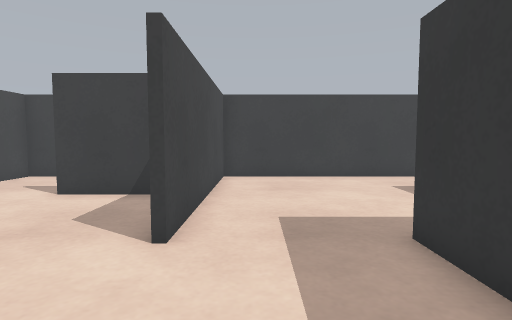
view 1 (above)

17 first-person views from a walk through a Webots world. The camera is 0.07 m above the floor, tilts 4° down and sees 80° across. The floor is counted in squares, 0.05 m on a side. Each view is taken from the middle of a square. On the plan, view 1 faces up. The plan holds only what a view shows up to about 14 squares ahead; the rest is blank. Robots are left out.

view 2
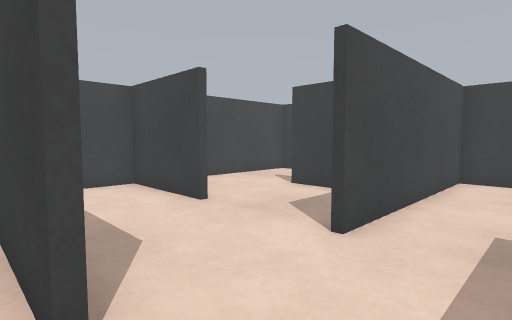

view 3
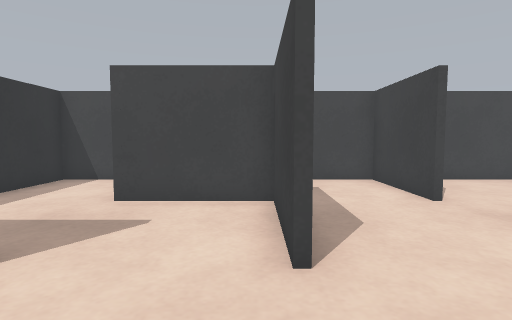

view 4
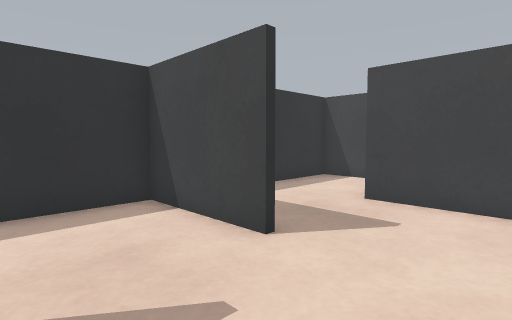

view 5
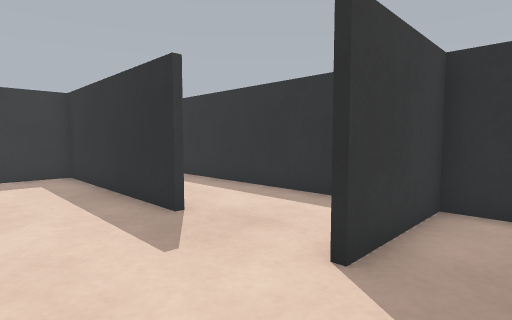

view 6
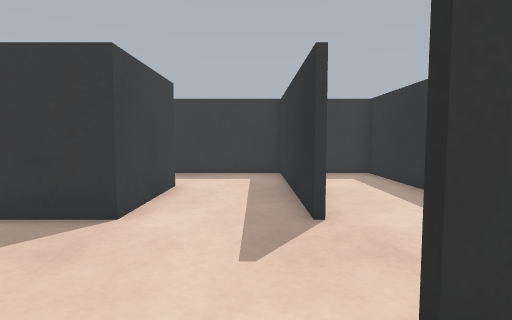

view 7
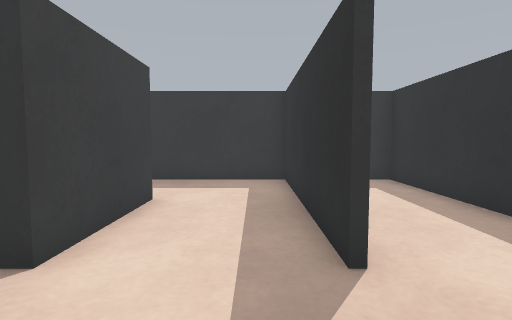

view 8
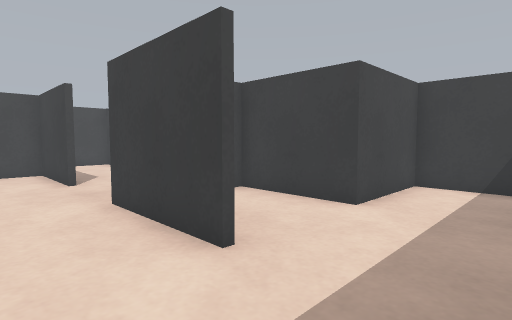

view 9
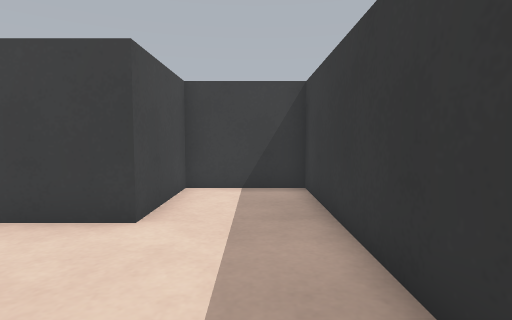

view 10
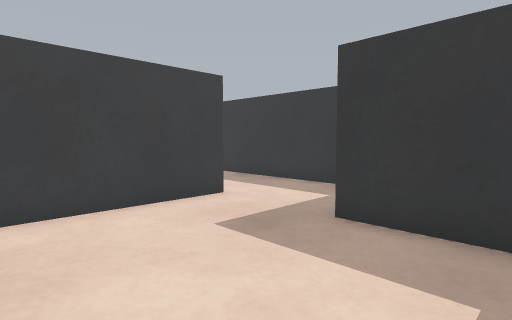

view 11
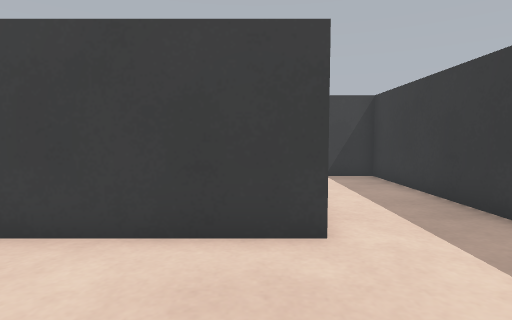

view 12
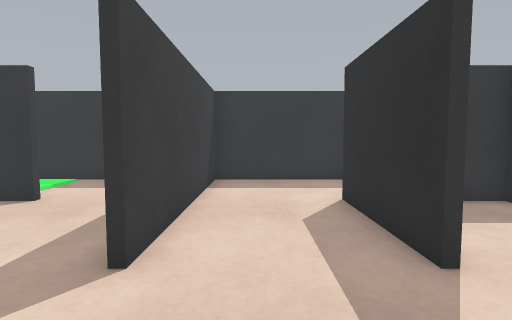

view 13
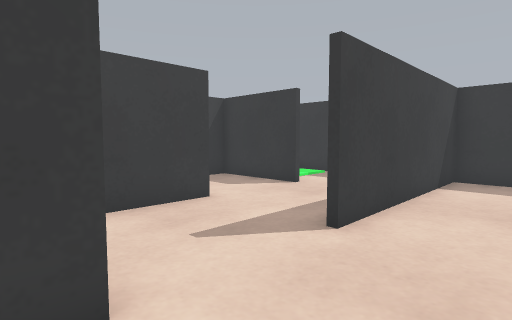

view 14
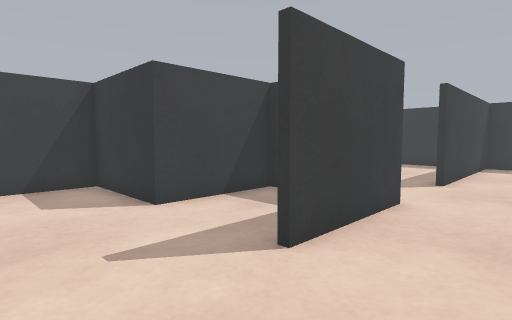

view 15
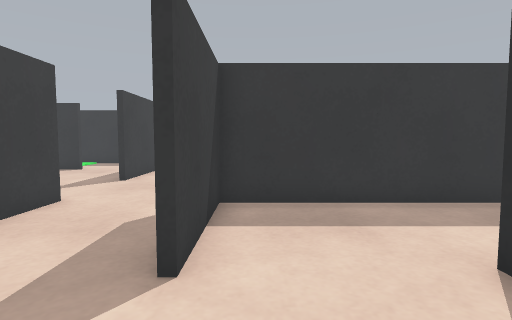

view 16
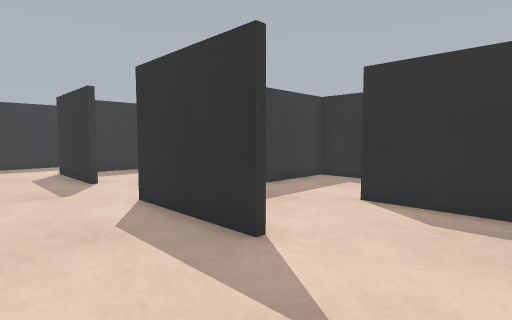

view 17
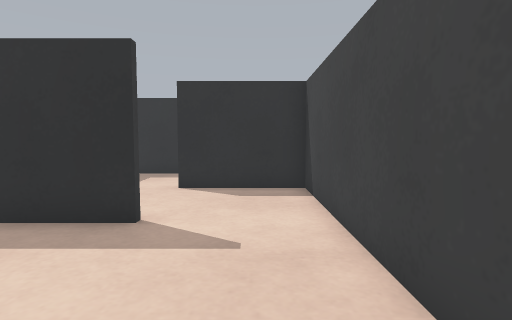

### Floor plan
Points are (right, up) in squares from view 1. A wall is a line through its corners. A room is listed if a view was taken in it or the views show most of it. See-through windows are left out.
Room 1 (views 1, 2, 3, 4, 5, 6, 7, 8, 9, 10, 11, 12, 13, 14, 15, 16, 17)
walls: (-2.6, 7.6) (-5, 7.6); (-4, 7.8) (-1.4, 7.8) (-1.4, 14.8) (-5, 14.8); (5.8, 11.4) (5.8, 13.8); (6.1, 11.2) (-1.2, 11.2) (-1.2, 4); (2.1, 15) (6, 15); (5.8, 5.2) (5.8, 7.9); (-4.8, 4) (-8.4, 4) (-8.4, 1.9); (9.4, 9.9) (9.4, 18.4) (2.1, 18.4); (-7.2, 11.2) (-8.4, 11.2) (-8.4, 6.4); (-5.1, 15) (-1.1, 15); (-1.1, 0.4) (-4.8, 0.4) (-4.8, -3.2); (-1.1, 18.4) (-5, 18.4); (6.1, 0.4) (2.2, 0.4) (2.2, 4.2); (2.1, -3) (9.4, -3) (9.4, 7.6) (6, 7.6) (6, 4) (2.4, 4); (-1.2, -3) (-1.2, -6.6) (9.4, -6.6) (9.4, -4.9); (2.5, 22) (0, 22); (-1.4, 22) (-5, 22) (-5, 25.6) (-7.2, 25.6); (-8.4, 18.5) (-8.4, 11.4) (-4.8, 11.4); (5.8, 21.9) (5.8, 25.6) (5, 25.6); (9.4, 22.1) (9.4, 24.6); (-2.5, -6.6) (-1.4, -6.6) (-1.4, -3); (-8.4, -4.9) (-8.4, -6.6) (-5.4, -6.6)

Where each view was taken, in squares from view 1:
view 1: 0 up, 0 right, facing up
view 2: 0 up, 1 right, facing up-left
view 3: 0 up, 2 right, facing left
view 4: 0 up, 2 right, facing down-left
view 5: 0 up, 3 left, facing down-right
view 6: 2 down, 3 left, facing right
view 7: 2 down, 1 left, facing right
view 8: 2 down, 9 right, facing up-left
view 9: 1 down, 8 right, facing up
view 10: 5 up, 1 right, facing up-right
view 11: 7 up, 5 right, facing up
view 12: 17 up, 1 left, facing right
view 13: 16 up, 2 left, facing up-right
view 14: 16 up, 8 left, facing up-right
view 15: 14 up, 8 left, facing right
view 16: 18 up, 8 left, facing down-right
view 17: 20 up, 7 left, facing down
